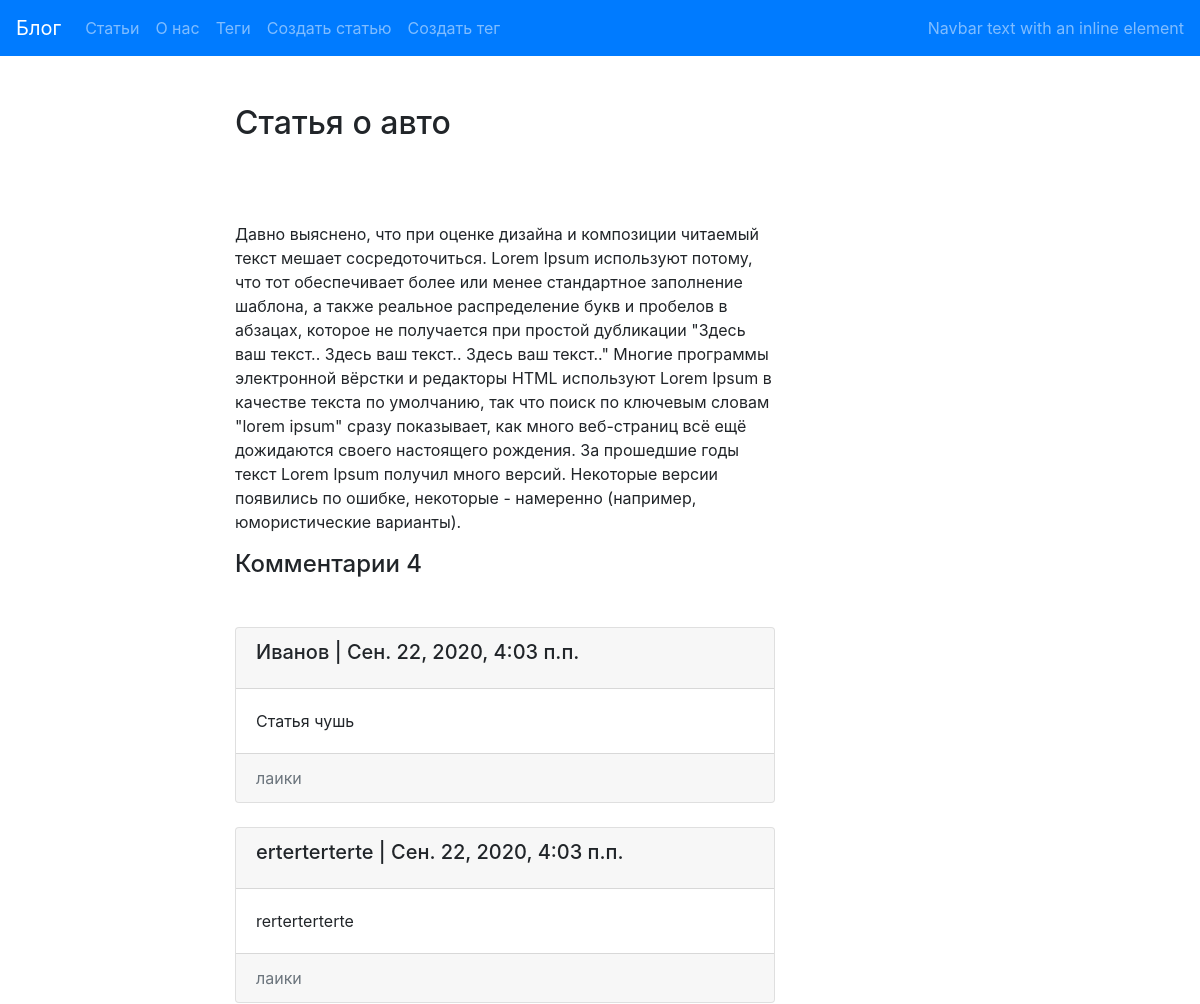
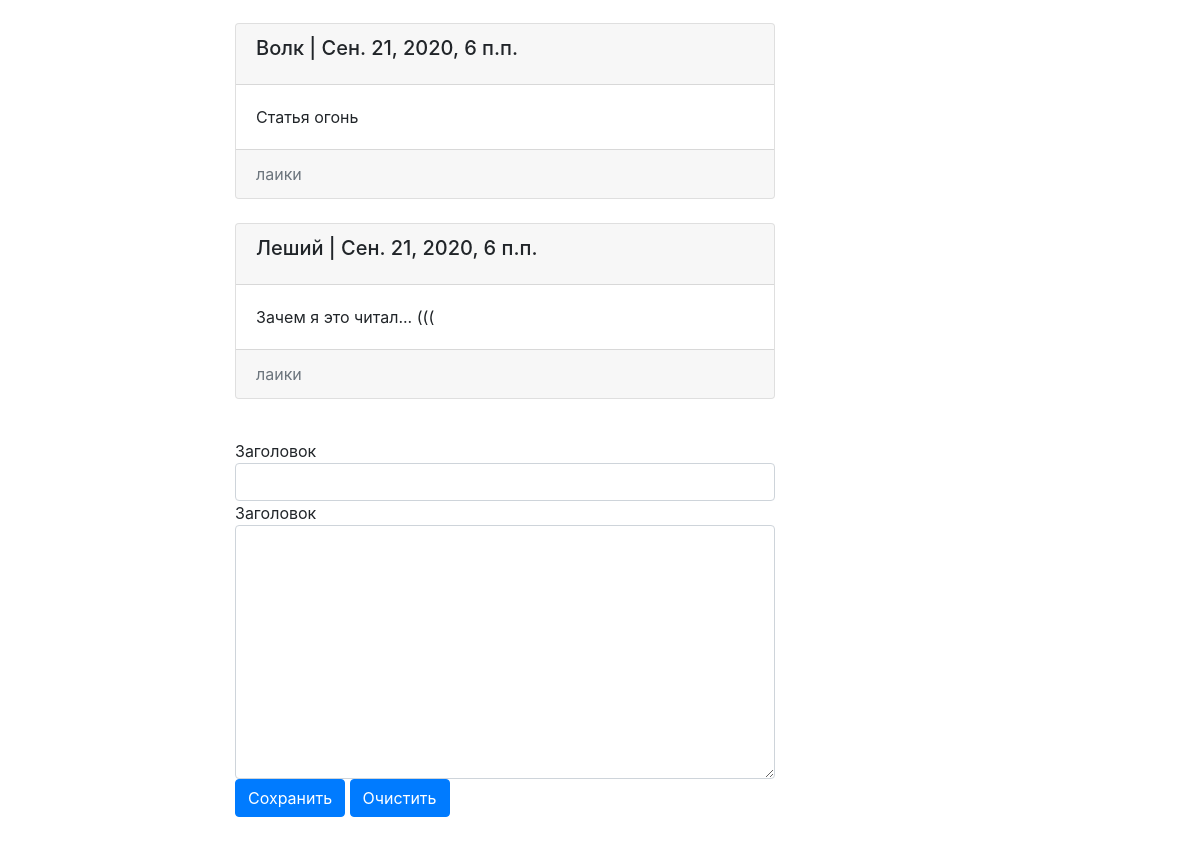
/post/statyaoavto/, run on the app's committed database (2 pictures, top to bottom).
### blog/models.py (models this page shows, shortened)
class Post(models.Model):
        title=models.CharField(max_length=150,db_index=True,verbose_name="Заголовок")
        slug=models.CharField(max_length=150,blank=True,unique=True)
        body=models.TextField(blank=True,db_index=True,verbose_name="Текст статьи")
        date_pub=models.DateTimeField(auto_now_add=True)
        tags=models.ManyToManyField('Tag',blank=True,related_name='posts', verbose_name="Теги")
        def get_absolute_url(self):
            return reverse("post_detail_url", kwargs={"slug": self.slug})
        class Meta:
          verbose_name="Статья"
          verbose_name_plural = "Статьи"

class Comment(models.Model):
    name_author=models.CharField(max_length=50,blank=None,verbose_name="Заголовок")
    body_comment=models.CharField(max_length=300,blank=None,verbose_name="Заголовок")
    post=models.ForeignKey(Post,on_delete=models.CASCADE,verbose_name="")
    comm_date_pub = models.DateTimeField(auto_now_add=True)
    class Meta:
        ordering=['-comm_date_pub']

### blog/views.py (the view)
# urls.py: path('post/<str:slug>/',PostDetail.as_view(), name='post_detail_url'),
class PostDetail(ObjectDetailMixin,View):
   model = Post
   template = 'blog/post_detail.html'

### blog/forms.py
class CommentForm(forms.ModelForm):
    class Meta:
        model = Comment
        fields = ["name_author","body_comment","post"]
        widgets = {
            'name_author': forms.TextInput(attrs={'class': 'form-control'}),
            'body_comment': forms.Textarea(attrs={'class': 'form-control'}),
            'post': forms.HiddenInput(),
        }

### blog/utils.py (called while the page is built)
    def get(self,request,slug):
        if self.model.__name__ == "Post":
            obj = get_object_or_404(self.model,slug__iexact=slug)
            comm = obj.comment_set.all()
            form = CommentForm( {"post":obj})
            return render(request, self.template,
                      context={self.model.__name__.lower(): obj,"comm":comm,"form": form})
        else:
            obj = get_object_or_404(self.model, slug__iexact=slug)
            return render(request, self.template,
                          context={self.model.__name__.lower(): obj})

### blog/templates/blog/post_detail.html (shortened to what this page needs)
{% extends "blog/base_blog.html" %}
    {% block content %}
        <h2 class="mt-5">
           {{post.title}}
        </h2>
        <br>
        <p class="mt-5">
           {{post.body}}
        </p>
        <h4 class="mb-5 mt-3">Комментарии {{comm.count}} </h4>
            {% for c in comm %}
            <div class="card">
                    <div class="card-header">
                        <h5 class="card-title"> {{c.name_author}} | {{c.comm_date_pub}}</h5>
                    </div>
                    <div class="card-body">
                        <p class="card-text"> {{c.body_comment}}</p>
                    </div>
                    <div class="card-footer text-muted">
                        лаики
                    </div>
            </div>
            <br>
          {% endfor %}
 <form class="mb-5 mt-3" action="{{  post.get_absolute_url  }}"  method="post">
        {% for fields in form %}
                {{fields.label}}
                {{fields}}
        {% endfor%}
        <button type="submit" class="btn  btn-primary"> Сохранить</button>
        <button type="reset" class="btn  btn-primary"> Очистить</button>
    </form>
    {% endblock content %}

### data on the page
Post: title "Статья о авто", body "Давно выяснено, что при оценке дизайна и композиции читаемый текст мешает сосредоточиться. Lorem Ipsum используют потому, что тот обеспечивает более или менее стандартное заполнение шаблона, а также реальное распределение букв и пробелов в абзацах, которое не получается при простой дубликации \"Здесь ваш текст.. Здесь ваш текст.. Здесь ваш текст..\" Многие программы электронной вёрстки и редакторы HTML используют Lorem Ipsum в качестве текста по умолчанию, так что поиск по ключевым словам \"lorem ipsum\" сразу показывает, как много веб-страниц всё ещё дожидаются своего настоящего рождения. За прошедшие годы текст Lorem Ipsum получил много версий. Некоторые версии появились по ошибке, некоторые…", count "4"
Comment: name_author "Иванов", comm_date_pub "Сен. 22, 2020, 4:03 п.п.", body_comment "Статья чушь"
Comment: name_author "erterterterte", comm_date_pub "Сен. 22, 2020, 4:03 п.п.", body_comment "rerterterterte"
Comment: name_author "Волк", comm_date_pub "Сен. 21, 2020, 6 п.п.", body_comment "Статья огонь"
Comment: name_author "Леший", comm_date_pub "Сен. 21, 2020, 6 п.п.", body_comment "Зачем я это читал... ((("

### other printed values
{{ fields.label }} "Заголовок" "Заголовок"
